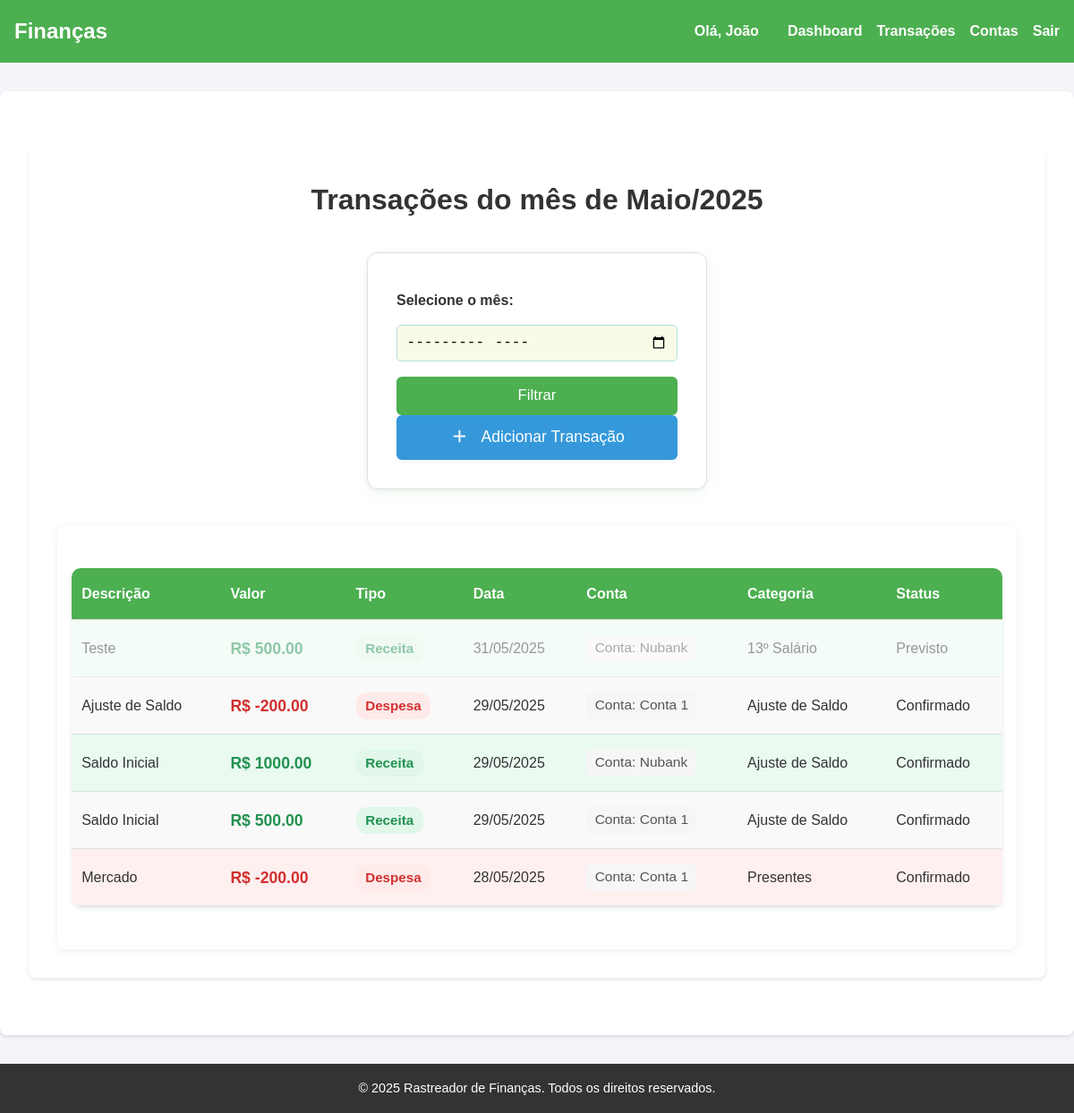
Page /transacoes (signed in) on the committed database.
### models.py (models this page shows, shortened)
class Transaction(db.Model):
    id = db.Column(db.Integer, primary_key=True)
    description = db.Column(db.String(100), nullable=False)
    amount = db.Column(db.Numeric(10, 2), nullable=False)
    date = db.Column(db.DateTime, nullable=False)
    user_id = db.Column(db.Integer, db.ForeignKey('user.id'), nullable=False)
    bank_account_id = db.Column(db.Integer, db.ForeignKey('bank_account.id'), nullable=True)
    credit_card_id = db.Column(db.Integer, db.ForeignKey('credit_card.id'), nullable=True)
    category_id = db.Column(db.Integer, db.ForeignKey('category.id'), nullable=True)
    created_at = db.Column(db.DateTime, nullable=False, default=datetime.utcnow)
    status = db.Column(db.String(20), nullable=False, default='Confirmado')

class BankAccount(db.Model):
    id = db.Column(db.Integer, primary_key=True)
    account_name = db.Column(db.String(20), nullable=False, unique=True)
    balance = db.Column(db.Numeric(10, 2), nullable=False)
    user_id = db.Column(db.Integer, db.ForeignKey('user.id'), nullable=False)
    bank_id = db.Column(db.Integer, db.ForeignKey('bank.id'), nullable=False)
    created_at = db.Column(db.DateTime, nullable=False, default=datetime.utcnow)
    transactions = db.relationship('Transaction', backref='bank_account', lazy=True)

class Category(db.Model):
    id = db.Column(db.Integer, primary_key=True)
    name = db.Column(db.String(50), nullable=False, unique=True)
    transactions = db.relationship('Transaction', backref='category', lazy=True) # Example usage: transaction.category

### app.py (the view)
@app.route('/transacoes')
def transacoes():
    if not session['user_id']:
        return redirect(url_for('login'))
    brasilia_tz = pytz.timezone('America/Sao_Paulo')
    now = datetime.now(brasilia_tz)
    month_names = ["Janeiro", "Fevereiro", "Março", "Abril", "Maio", "Junho", "Julho", "Agosto", "Setembro", "Outubro", "Novembro", "Dezembro"]
    selected_month = request.args.get('month')
    if selected_month:
        try:
            start_date = datetime.strptime(selected_month, '%Y-%m')
            end_date = datetime(start_date.year, start_date.month + 1, 1) if start_date.month < 12 else datetime(start_date.year + 1, 1, 1)
        except ValueError:
            start_date = None
            end_date = None
    else:
        start_date = datetime(now.year, now.month, 1, tzinfo=brasilia_tz)
        end_date = datetime(now.year, now.month + 1, 1, tzinfo=brasilia_tz) if now.month < 12 else datetime(now.year + 1, 1, 1, tzinfo=brasilia_tz)
    month_name = month_names[start_date.month - 1]
    year = start_date.year
    transactions = Transaction.query.filter(
        Transaction.user_id == session['user_id'],
        Transaction.date >= start_date,
        Transaction.date < end_date
    ).order_by(Transaction.date.desc()).all()
    bank_accounts = BankAccount.query.filter_by(user_id=session['user_id']).all()
    categories = Category.query.order_by(Category.name).all()
    return render_template('transacoes/transacoes.html', transactions=transactions, bank_accounts=bank_accounts, categories=categories, month_name=month_name, year=year)

### templates/transacoes/transacoes.html (shortened to what this page needs)
{% extends "layout.html" %}
{% block content %}
<main class="container">
    <h1 class="page-title">Transações do mês de {{ month_name }}/{{ year }}</h1>
    <div class="forms-above-table-wrapper">
        <div class="form-container">
            <form method="GET" action="/transacoes" class="month-selection-form vertical-form">
                <label for="month">Selecione o mês:</label>
                <input type="month" id="month" name="month" value="{{ request.args.get('month', 'current_month_value') }}" required>
                <button type="submit" class="btn">Filtrar</button>
            </form>
            <div>
                <button class="btn add-btn" onclick="window.location.href='/transacoes/nova/conta'">
                    <span class="material-icons">add</span> Adicionar Transação
                </button>
            </div>
        </div>
    </div>
    <div class="table-container transacoes-table-container">
        <table class="styled-table transacoes-table">
            <thead>
                <tr>
                    <th>Descrição</th>
                    <th>Valor</th>
                    <th>Tipo</th>
                    <th>Data</th>
                    <th>Conta</th>
                    <th>Categoria</th>
                    <th>Status</th>
                </tr>
            </thead>
            <tbody>
                {% for transaction in transactions %}
                <tr class="transaction-row {% if transaction.amount > 0 %}income-row{% else %}expense-row{% endif %} {% if transaction.status == 'Previsto' %}previsto-row{% else %}confirmado-row{% endif %}" tabindex="0" onclick="window.location.href='/transacoes/editar/{{ transaction.id }}'">
                    <td>{{ transaction.description }}</td>
                    <td>
                      <span class="valor-monetario">R$ {{ transaction.amount}}</span>
                    </td>
                    <td>
                        <span class="tipo-transacao {% if transaction.amount > 0 %}income-label{% else %}expense-label{% endif %}">
                            {{ 'Receita' if transaction.amount > 0 else 'Despesa' }}
                        </span>
                    </td>
                    <td>{{ transaction.date.strftime('%d/%m/%Y') }}</td>
                    <td>
                        {% if transaction.bank_account %}
                            <span class="conta-label">Conta: {{ transaction.bank_account.account_name }}</span>
                        {% elif transaction.credit_card %}
                            <span class="conta-label">Cartão: {{ transaction.credit_card.name }}</span>
                        {% else %}
                            -
                        {% endif %}
                    </td>
                    <td>{{ transaction.category.name if transaction.category else '-' }}</td>
                    <td>{{ transaction.status }}</td>
                </tr>
                {% else %}
                <tr><td colspan="7" style="text-align:center;">Nenhuma transação encontrada para o mês selecionado.</td></tr>
                {% endfor %}
            </tbody>
        </table>
    </div>
</main>
{% endblock content %}

### static/styles.css (style rules this page uses)
* { margin: 0; padding: 0; box-sizing: border-box; }
body { font-family: Arial, sans-serif; background-color: #f4f4f9; color: #333; line-height: 1.6; }
main .container { margin: 2rem auto; padding: 0 1rem; background: white; border-radius: 8px; box-shadow: 0 2px 4px rgba(0, 0, 0, 0.1); padding: 2rem; }
.form-container { max-width: 400px; margin: 2rem auto; background: white; padding: 2rem; border-radius: 8px; box-shadow: 0 2px 4px rgba(0, 0, 0, 0.1); text-align: center; }
.page-title { text-align: center; margin-bottom: 2rem; font-size: 2rem; color: #333; }
.forms-above-table-wrapper { display: flex; justify-content: center; align-items: flex-start; gap: 2rem; margin: 2rem auto 2.5rem auto; max-width: 900px; }
.forms-above-table-wrapper .form-container { background: #fff; border: 1px solid #e0e0e0; box-shadow: 0 4px 16px rgba(76, 175, 80, 0.08), 0 1.5px 6px rgba(0,0,0,0.04); border-radius: 12px; padding: 2.5rem 2rem 2rem 2rem; margin: 0; min-width: 320px; max-width: 380px; width: 100%; transition: box-shadow 0.3s; }

### templates/transacoes/transacoes.html (style rules this page uses)
.month-selection-form.vertical-form { display: flex; flex-direction: column; align-items: stretch; gap: 0.7rem; width: 100%; }
.month-selection-form.vertical-form label { font-weight: bold; margin-bottom: 0.2rem; text-align: left; }
.month-selection-form.vertical-form input[type="month"] { padding: 0.6rem; border-radius: 5px; border: 1.5px solid #b2dfdb; background: #f9fbe7; font-size: 1rem; margin-bottom: 0.2rem; transition: border-color 0.2s; }
.month-selection-form.vertical-form .btn { padding: 0.7rem 0; font-size: 1.05rem; border-radius: 6px; background: #4CAF50; color: white; border: none; margin-top: 0.2rem; width: 100%; transition: background 0.2s; }
.table-container { margin-top: 2rem; }
.styled-table { width: 100%; border-collapse: collapse; margin: 1rem 0; font-size: 1rem; text-align: left; border-radius: 8px; overflow: hidden; box-shadow: 0 2px 4px rgba(0, 0, 0, 0.1); }
.styled-table thead tr { background-color: #4CAF50; color: white; text-align: left; font-weight: bold; }
.styled-table th, .styled-table td { padding: 0.5rem 1rem; border-bottom: 1px solid #ddd; }
.styled-table tbody tr:nth-of-type(even) { background-color: #f9f9f9; }
.add-btn { background-color: #3498db !important; color: #fff !important; border: none; border-radius: 6px; font-size: 1.1rem; font-weight: 500; padding: 0.85rem 1.5rem; display: flex; align-items: center; gap: 0.5rem; box-shadow: 0 2px 6px rgba(52,152,219,0.08); transition: background 0.2s, color 0.2s; width: 100%; justify-content: center; cursor: pointer; }
.add-btn .material-icons { font-size: 1.3em; margin-right: 0.2em; }
.add-btn { background-color: #3498db; }
.material-icons { font-family: 'Material Icons'; font-style: normal; font-weight: normal; font-size: 1.2em; line-height: 1; letter-spacing: normal; text-transform: none; display: inline-block; direction: ltr; font-feature-settings: 'liga'; -webkit-font-feature-settings: 'liga'; -webkit-font-smoothing: antialiased; }
.transacoes-table-container { margin-top: 2rem; background: #fff; border-radius: 10px; box-shadow: 0 2px 8px rgba(0,0,0,0.07); padding: 2rem 1rem; }
.transacoes-table { width: 100%; border-collapse: separate; border-spacing: 0; font-size: 1rem; background: #fff; border-radius: 10px; overflow: hidden; }
.transacoes-table thead tr { background-color: #4CAF50; color: white; }
.transacoes-table th, .transacoes-table td { padding: 1rem 0.7rem; text-align: left; border-bottom: 1px solid #e0e0e0; }
.transacoes-table tbody tr { transition: background 0.2s; cursor: pointer; }
.income-row { background: #eafaf1; }
.expense-row { background: #fff0f0; }
.valor-monetario { font-weight: bold; font-size: 1.1rem; }
.income-row .valor-monetario, .income-label { color: #219150; }
.expense-row .valor-monetario, .expense-label { color: #d32f2f; }
.tipo-transacao { font-weight: bold; padding: 0.2em 0.7em; border-radius: 12px; font-size: 0.95em; background: #e0f7e9; display: inline-block; }
.income-label { background: #e0f7e9; color: #219150; }
.expense-label { background: #ffeaea; color: #d32f2f; }
.conta-label { font-size: 0.97em; color: #555; background: #f6f6f6; border-radius: 6px; padding: 0.2em 0.6em; display: inline-block; }
.previsto-row { opacity: 0.5; }
.confirmado-row { opacity: 1; }

### rows in the picture
Transaction: amount "Receita"
Transaction: amount "Despesa"
Transaction: amount "Receita"
Transaction: amount "Receita"
Transaction: amount "Despesa"

### other values in the picture
{{ session['username'] }} "João"
{{ month_name }} "Maio"
{{ year }} "2025"
